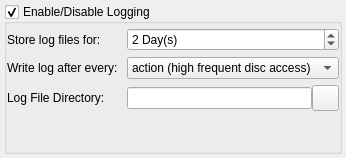
       <widget class="QWidget" name="page_5">
        <layout class="QGridLayout" name="gridLayout_21">
         <property name="leftMargin">
          <number>4</number>
         </property>
         <property name="topMargin">
          <number>4</number>
         </property>
         <property name="rightMargin">
          <number>4</number>
         </property>
         <property name="bottomMargin">
          <number>4</number>
         </property>
         <property name="spacing">
          <number>0</number>
         </property>
         <item row="0" column="0">
          <widget class="QGroupBox" name="groupBox_logOnOff">
           <property name="title">
            <string>Enable/Disable Logging</string>
           </property>
           <property name="checkable">
            <bool>true</bool>
           </property>
           <property name="checked">
            <bool>true</bool>
           </property>
           <layout class="QGridLayout" name="gridLayout_20">
            <property name="leftMargin">
             <number>0</number>
            </property>
            <property name="topMargin">
             <number>4</number>
            </property>
            <property name="rightMargin">
             <number>0</number>
            </property>
            <property name="bottomMargin">
             <number>0</number>
            </property>
            <item row="1" column="0">
             <widget class="QLabel" name="label_39">
              <property name="sizePolicy">
               <sizepolicy hsizetype="Minimum" vsizetype="Preferred">
                <horstretch>0</horstretch>
                <verstretch>0</verstretch>
               </sizepolicy>
              </property>
              <property name="text">
               <string>Write log after every: </string>
              </property>
              <property name="wordWrap">
               <bool>false</bool>
              </property>
              <property name="buddy">
               <cstring>comboBox_logInterval</cstring>
              </property>
             </widget>
            </item>
            <item row="1" column="1">
             <widget class="QComboBox" name="comboBox_logInterval">
              <property name="sizePolicy">
               <sizepolicy hsizetype="Expanding" vsizetype="Fixed">
                <horstretch>0</horstretch>
                <verstretch>0</verstretch>
               </sizepolicy>
              </property>
              <item>
               <property name="text">
                <string>action (high frequent disc access)</string>
               </property>
              </item>
              <item>
               <property name="text">
                <string>hand (medium disc access)</string>
               </property>
              </item>
              <item>
               <property name="text">
                <string>game (low disc access)</string>
               </property>
              </item>
             </widget>
            </item>
            <item row="2" column="0">
             <widget class="QLabel" name="label_29">
              <property name="sizePolicy">
               <sizepolicy hsizetype="Minimum" vsizetype="Preferred">
                <horstretch>0</horstretch>
                <verstretch>0</verstretch>
               </sizepolicy>
              </property>
              <property name="text">
               <string>Log File Directory: </string>
              </property>
              <property name="buddy">
               <cstring>lineEdit_logDir</cstring>
              </property>
             </widget>
            </item>
            <item row="2" column="1">
             <layout class="QHBoxLayout">
              <property name="spacing">
               <number>0</number>
              </property>
              <item>
               <widget class="QLineEdit" name="lineEdit_logDir">
                <property name="inputMethodHints">
                 <set>Qt::ImhNoPredictiveText</set>
                </property>
               </widget>
              </item>
              <item>
               <widget class="QPushButton" name="pushButton_openLogDir">
                <property name="minimumSize">
                 <size>
                  <width>27</width>
                  <height>26</height>
                 </size>
                </property>
                <property name="maximumSize">
                 <size>
                  <width>27</width>
                  <height>26</height>
                 </size>
                </property>
                <property name="icon">
                 <iconset resource="../resources/pokerth.qrc">
                  <normaloff>:/gfx/document-open-folder.png</normaloff>:/gfx/document-open-folder.png</iconset>
                </property>
               </widget>
              </item>
             </layout>
            </item>
            <item row="0" column="0">
             <widget class="QLabel" name="label_27">
              <property name="sizePolicy">
               <sizepolicy hsizetype="Minimum" vsizetype="Preferred">
                <horstretch>0</horstretch>
                <verstretch>0</verstretch>
               </sizepolicy>
              </property>
              <property name="text">
               <string>Store log files for:</string>
              </property>
              <property name="buddy">
               <cstring>spinBox_logStoreDuration</cstring>
              </property>
             </widget>
            </item>
            <item row="0" column="1">
             <widget class="QSpinBox" name="spinBox_logStoreDuration">
              <property name="sizePolicy">
               <sizepolicy hsizetype="Expanding" vsizetype="Fixed">
                <horstretch>0</horstretch>
                <verstretch>0</verstretch>
               </sizepolicy>
              </property>
              <property name="suffix">
               <string> Day(s)</string>
              </property>
              <property name="minimum">
               <number>1</number>
              </property>
              <property name="maximum">
               <number>3650</number>
              </property>
              <property name="value">
               <number>2</number>
              </property>
             </widget>
            </item>
            <item row="3" column="0" colspan="2">
             <spacer name="verticalSpacer">
              <property name="orientation">
               <enum>Qt::Vertical</enum>
              </property>
              <property name="sizeHint" stdset="0">
               <size>
                <width>20</width>
                <height>40</height>
               </size>
              </property>
             </spacer>
            </item>
           </layout>
          </widget>
         </item>
        </layout>
       </widget>
